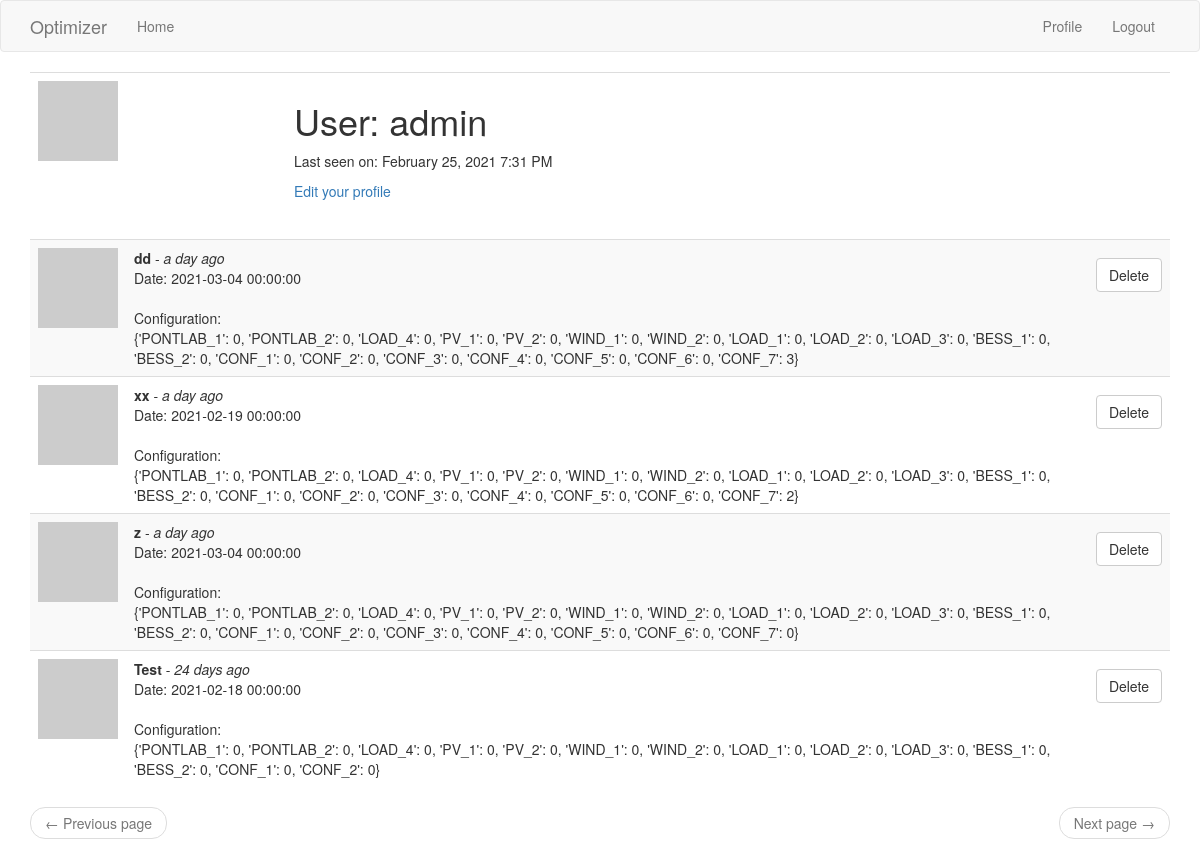
The page /user/admin (signed in) on the database as committed earlier.
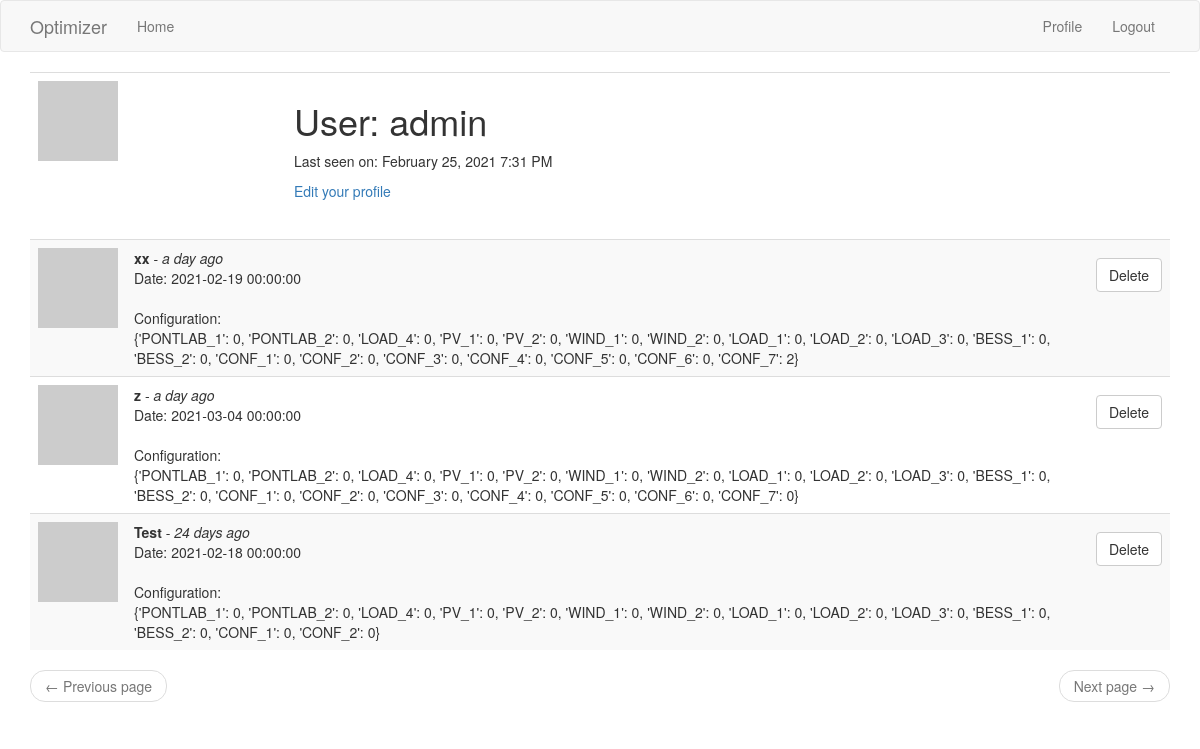
The same page on the database as committed later.
### WebAppOptimizer/app/models.py (models this page shows, shortened)
class Configuration(db.Model):
    id = db.Column(db.Integer, primary_key=True)
    confname = db.Column(db.String(64), index=True)
    body = db.Column(JsonPickleType())
    timestamp = db.Column(db.DateTime, index=True, nullable=False, default=datetime.utcnow())
    datetime = db.Column(db.DateTime, index=True, nullable=False)
    user_id = db.Column(db.Integer, db.ForeignKey('user.id'))

### WebAppOptimizer/app/core/routes.py (the view)
@bp.route('/user/<username>')
@login_required
def user(username):
    user = User.query.filter_by(username=username).first_or_404()
    page = request.args.get('page', 1, type=int)
    print(user.configurations.order_by(Configuration.timestamp.desc()))
    configurations = user.configurations.order_by(Configuration.timestamp.desc()).paginate(
        page, current_app.config['CONFS_PER_PAGE'], False)
    form = EmptyForm()
    return render_template('user.html', user=user, configurations=configurations.items,
                           form=form)

### WebAppOptimizer/app/core/forms.py
class EmptyForm(FlaskForm):
    submit = SubmitField('Submit')

### WebAppOptimizer/app/core/routes.py (called while the page is built)
@bp.before_app_request
def before_request():
    if current_user.is_authenticated:
        current_user.last_seen = datetime.utcnow()
        db.session.commit()
    g.locale = str(get_locale())

### WebAppOptimizer/app/models.py (called while the page is built)
@login.user_loader
def load_user(id):
    return User.query.get(int(id))

    def process_result_value(self, value, dialect):
        if value is not None:
            value = json.loads(value)
        return value

    def avatar(self, size):
        digest = md5(self.email.lower().encode('utf-8')).hexdigest()
        return 'https://www.gravatar.com/avatar/{}?d=identicon&s={}'.format(
            digest, size)

### WebAppOptimizer/app/templates/user.html (shortened to what this page needs)
{% extends "base.html" %}
{% block app_content %}
    <table class="table table-hover">
        <tr>
            <td width="256px"><img src="{{ user.avatar(256) }}"></td>
            <td>
                <h1>{{ _('User') }}: {{ user.username }}</h1>
                {% if user.last_seen %}
                <p>{{ _('Last seen on') }}: {{ moment(user.last_seen).format('LLL') }}</p>
                {% endif %}
                {% if user == current_user %}
                <p><a href="{{ url_for('core.edit_profile') }}">{{ _('Edit your profile') }}</a></p>
                {% endif %}
            </td>
        </tr>
        <tr>
            <table class="table table-striped">
            {% for conf in configurations %}
                <tr>
                    <td width="70px">
                        <a href="{{ url_for('core.user', username=conf.user.username) }}">
                            <img src="{{ conf.user.avatar(70) }}" />
                        </a>
                    </td>
                    <td>
                        <b>{{ conf.confname }}</b> -
                        <i> {{ moment(conf.timestamp).fromNow() }}</i>
                        <br>
                        <span id="conf{{ conf.id }}">Date: {{ conf.datetime }}<br><br>Configuration:<br>{{ conf.body }}</span>
                    </td>
                    <td width="70px">
                        {% if user == current_user %}
                        <p>
                            <form method="post" action="{{ url_for('core.delete_config', conf_id=conf.id, username=conf.user.username) }}">
                            {{ form.submit(class="btn btn-default get-profile", value="Delete") }}
                            </form>
                            </p>
                        {% endif %}
                    </td>
                </tr>
            {% endfor %}
            </table>
        </tr>
        <tr>
            <nav aria-label="...">
                <ul class="pager">
                    <li class="previous{% if not prev_url %} disabled{% endif %}">
                        <a href="{{ prev_url or '#' }}">
                            <span aria-hidden="true">&larr;</span> {{ _('Previous page') }}
                        </a>
                    </li>
                    <li class="next{% if not next_url %} disabled{% endif %}">
                        <a href="{{ next_url or '#' }}">
                            {{ _('Next page') }} <span aria-hidden="true">&rarr;</span>
                        </a>
                    </li>
                </ul>
            </nav>
        </tr>
    </table>
{% endblock %}

Rows that differ between the two databases and show on the page:
removed Configuration: confname "dd", timestamp "a day ago", datetime "2021-03-04 00:00:00", body "{'PONTLAB_1': 0, 'PONTLAB_2': 0, 'LOAD_4': 0, 'PV_1': 0, 'PV_2': 0, 'WIND_1': 0, 'WIND_2': 0, 'LOAD_1': 0, 'LOAD_2': 0, 'LOAD_3': 0, 'BESS_1': 0, 'BESS_2': 0, 'CONF_1': 0, 'CONF_2': 0, 'CONF_3': 0, 'CONF_4': 0, 'CONF_5': 0, 'CONF_6': 0, 'CONF_7': 3}"
